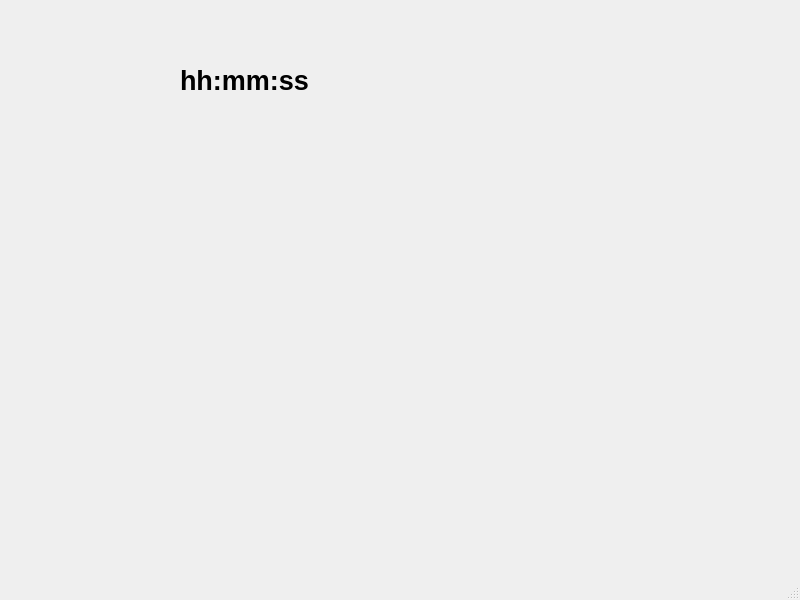
<?xml version="1.0" encoding="UTF-8"?>
<ui version="4.0">
 <class>MainWindow</class>
 <widget class="QMainWindow" name="MainWindow">
  <property name="geometry">
   <rect>
    <x>0</x>
    <y>0</y>
    <width>800</width>
    <height>600</height>
   </rect>
  </property>
  <property name="windowTitle">
   <string>MainWindow</string>
  </property>
  <widget class="QWidget" name="centralwidget">
   <widget class="QLabel" name="label">
    <property name="geometry">
     <rect>
      <x>180</x>
      <y>30</y>
      <width>281</width>
      <height>101</height>
     </rect>
    </property>
    <property name="font">
     <font>
      <pointsize>24</pointsize>
      <bold>true</bold>
     </font>
    </property>
    <property name="text">
     <string>&lt;html&gt;&lt;head/&gt;&lt;body&gt;&lt;p&gt;&lt;span style=&quot; font-size:20pt;&quot;&gt;hh:mm:ss&lt;/span&gt;&lt;/p&gt;&lt;/body&gt;&lt;/html&gt;</string>
    </property>
   </widget>
  </widget>
  <widget class="QMenuBar" name="menubar">
   <property name="geometry">
    <rect>
     <x>0</x>
     <y>0</y>
     <width>800</width>
     <height>25</height>
    </rect>
   </property>
  </widget>
  <widget class="QStatusBar" name="statusbar"/>
 </widget>
 <resources/>
 <connections/>
</ui>
